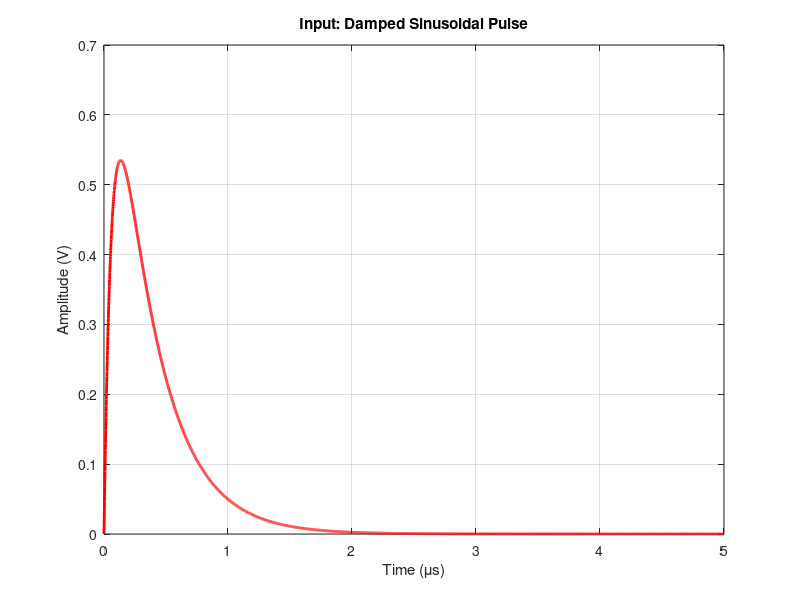
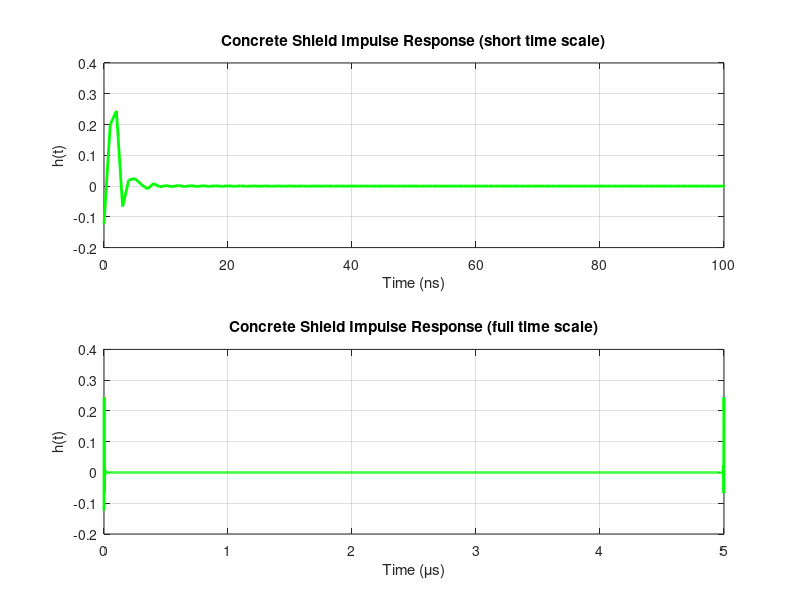
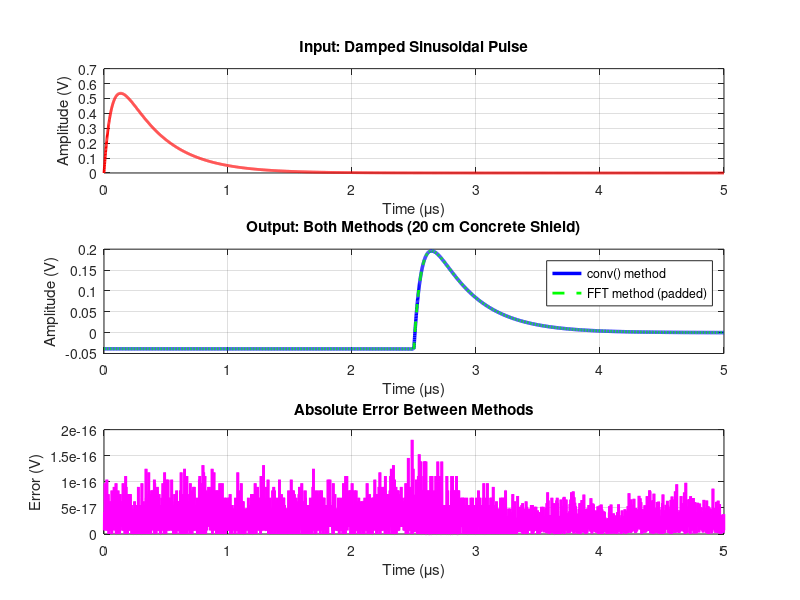

Write MATLAB code to recreate these figures, in order. (Note: this script raises an error after producing the figures.)
%% Damped Sinusoidal Pulse - Concrete Shield Analysis
clear all; close all; clc;

%% Time setup
dt = 1e-9;                  % Time step (1 nanosecond)
t_max = 5e-6;               % Total time (5 microseconds)
t = 0:dt:t_max;             % Time vector
N = length(t);              % Number of points

%% Define Double-Exponential Pulse (Lightning-Type)
alpha1 = 1.5e7;             % Fast decay rate (1/s)
alpha2 = 3e6;               % Slow decay rate (1/s)
V0 = 1;                     % Peak amplitude (1 V)

% Generate pulse
v_in = V0 * (exp(-alpha2*t) - exp(-alpha1*t)) .* (t>=0);

%% Plot input signal
figure;
plot(t*1e6, v_in, 'r-', 'LineWidth', 2);
grid on;
xlabel('Time (\mus)');
ylabel('Amplitude (V)');
title('Input: Damped Sinusoidal Pulse');
xlim([0 5]);
fprintf('Input peak: %.6f V\n\n', max(abs(v_in)));

%% Physical constants
mu_0 = 4*pi*1e-7;           % Permeability of free space (H/m)
eps_0 = 8.854e-12;          % Permittivity of free space (F/m)
Z_0 = sqrt(mu_0/eps_0);     % Impedance of free space (~377 Ohms)


%% Concrete shield properties
sigma_concrete = 0.01;      % Conductivity (S/m)
mu_r = 1;                   % Relative permeability
eps_r = 6;                  % Relative permittivity (typical for concrete)
thickness = 0.2;            % Shield thickness (200 mm)

fprintf('=== Shield Material: CONCRETE ===\n');
fprintf('Conductivity: %.3f S/m (vs Concrete: 5.96e7 S/m)\n', sigma_concrete);
fprintf('Relative permittivity: %.1f (vs Copper: 1)\n', eps_r);
fprintf('Thickness: %.0f mm (vs typical metal shield: 1 mm)\n\n', thickness*1000);

%% Create frequency vector
df = 1/t_max;               % Frequency resolution
f = (0:N-1)*df;             % Frequency vector

%% Shield transfer function H(f) 

% Create frequency vector with negative frequencies properly identified
f_sym = f;
f_sym(f_sym > 1/(2*dt)) = f_sym(f_sym > 1/(2*dt)) - 1/dt;

% Angular frequency using abs(f_sym) for symmetric transfer function
omega = 2*pi*abs(f_sym);
omega(omega < 2*pi*1e-6) = 2*pi*1e-6;  % Avoid division by zero at DC

% Material properties (CONCRETE)
mu = mu_r * mu_0;              % Absolute permeability (H/m)
eps = eps_r * eps_0;           % Absolute permittivity (F/m) - HIGHER than copper

% Complex propagation constant
% For concrete: displacement current (jωε) matters more than conduction (σ)!
gamma = sqrt(1j*omega*mu.*(sigma_concrete + 1j*omega*eps));

% Intrinsic impedance of concrete
Z_s = sqrt(1j*omega*mu./(sigma_concrete + 1j*omega*eps));

% Schelkunoff's shielding theory components
rho_01 = (Z_s - Z_0)./(Z_s + Z_0);  % Reflection coefficient
tau_01 = 2*Z_s./(Z_s + Z_0);        % Air to concrete
tau_10 = 2*Z_0./(Z_s + Z_0);        % Concrete to air
A = exp(-gamma*thickness);          % Attenuation through 20 cm concrete

% Complete transfer function
H = (tau_01 .* tau_10 .* A) ./ (1 - rho_01.^2 .* A.^2);

% Diagnostic output
fprintf('=== Physical Parameters ===\n');
fprintf('Z_0 (free space) = %.2f Ohms\n', Z_0);
fprintf('Z_s (concrete, 1 MHz) = %.2f Ohms\n', abs(Z_s(100)));
fprintf('Max |H| = %.6e (at low frequencies)\n', max(abs(H)));
fprintf('Min |H| = %.6e (at high frequencies)\n', min(abs(H)));
fprintf('\nNote: Concrete Z_s >> Copper Z_s (concrete is poor conductor)\n\n');

%% Calculate impulse response (time domain)
h_impulse = real(ifft(H));
h_impulse = h_impulse - mean(h_impulse);    % Remove DC offset

% Check impulse response location
[peak_value, peak_idx] = max(abs(h_impulse));
fprintf('Impulse response peak at index: %d (time = %.3e s)\n', peak_idx, t(peak_idx));
fprintf('Peak value: %.6e\n\n', peak_value);

% Plot impulse response
figure;
subplot(2,1,1);
plot(t*1e9, h_impulse, 'g-', 'LineWidth', 2);
grid on;
xlabel('Time (ns)');
ylabel('h(t)');
title('Concrete Shield Impulse Response (short time scale)');
xlim([0 100]);

subplot(2,1,2);
plot(t*1e6, h_impulse, 'g-', 'LineWidth', 2);
grid on;
xlabel('Time (\mus)');
ylabel('h(t)');
title('Concrete Shield Impulse Response (full time scale)');
xlim([0 5]);

%% Time domain calculation - LINEAR CONVOLUTION

% Method 1: Direct convolution
v_out_conv = conv(v_in, h_impulse, 'same');
v_out_conv = v_out_conv - mean(v_out_conv);

% Method 2: FFT-based LINEAR convolution (with zero-padding)
N_fft = length(v_in) + length(h_impulse) - 1;
V_in_freq_padded = fft(v_in, N_fft);
H_padded = fft(h_impulse, N_fft);
V_out_freq = V_in_freq_padded .* H_padded;
v_out_fft_full = real(ifft(V_out_freq));

% Extract 'same' portion
center_start = floor(length(h_impulse)/2);
v_out_fft = v_out_fft_full(center_start + (1:length(v_in)));
v_out_fft = v_out_fft - mean(v_out_fft);

% Verify both methods match
fprintf('=== Convolution Comparison ===\n');
fprintf('Max error between methods: %.6e\n\n', max(abs(v_out_conv - v_out_fft)));

% Output statistics
fprintf('=== Shielding Performance ===\n');
fprintf('Input peak: %.6f V\n', max(abs(v_in)));
fprintf('Output peak: %.6e V\n', max(abs(v_out_conv)));
fprintf('Attenuation factor: %.2e\n', max(abs(v_in))/max(abs(v_out_conv)));
fprintf('Attenuation (dB): %.1f dB\n\n', 20*log10(max(abs(v_in))/max(abs(v_out_conv))));

%% Plot comparison
figure('Position', [100 100 1200 800]);

subplot(3,1,1);
plot(t*1e6, v_in, 'r-', 'LineWidth', 2);
grid on;
xlabel('Time (\mus)');
ylabel('Amplitude (V)');
title('Input: Damped Sinusoidal Pulse');
xlim([0 5]);

subplot(3,1,2);
plot(t*1e6, v_out_conv, 'b-', 'LineWidth', 2.5, 'DisplayName', 'conv() method');
hold on;
plot(t*1e6, v_out_fft, 'g--', 'LineWidth', 2, 'DisplayName', 'FFT method (padded)');
grid on;
xlabel('Time (\mus)');
ylabel('Amplitude (V)');
title('Output: Both Methods (20 cm Concrete Shield)');
legend('Location', 'best');
xlim([0 5]);

subplot(3,1,3);
plot(t*1e6, abs(v_out_conv - v_out_fft), 'm-', 'LineWidth', 2);
grid on;
xlabel('Time (\mus)');
ylabel('Error (V)');
title('Absolute Error Between Methods');
xlim([0 5]);

sgtitle('Concrete Shield: Time-Domain Convolution Validation', 'FontSize', 14, 'FontWeight', 'bold');

%% Plot Transfer Function
figure('Position', [100 100 1000 600]);
subplot(2,1,1);

% Plot only positive frequencies
idx_plot = 2:floor(N/2);
f_plot = f(idx_plot);
H_plot = abs(H(idx_plot));

semilogx(f_plot/1e6, H_plot, 'b-', 'LineWidth', 2);
grid on;
xlabel('Frequency (MHz)');
ylabel('|H(f)|');
title('Concrete Shield: Transfer Function Magnitude');
xlim([0.01 1000]);

subplot(2,1,2);
SE_dB = -20*log10(H_plot);
semilogx(f_plot/1e6, SE_dB, 'r-', 'LineWidth', 2);
grid on;
xlabel('Frequency (MHz)');
ylabel('Shielding Effectiveness (dB)');
title('Concrete Shield: Shielding Effectiveness (20 cm thickness)');
xlim([0.01 1000]);
ylim([0 100]);

sgtitle('Concrete Shield Performance', 'FontSize', 14, 'FontWeight', 'bold');

%% Boundary check
fprintf('=== Boundary Check ===\n');
fprintf('Input at t=0: %.6e V\n', v_in(1));
fprintf('Input at t=end: %.6e V\n', v_in(end));
fprintf('Impulse at t=0: %.6e\n', h_impulse(1));
fprintf('Impulse at t=end: %.6e\n', h_impulse(end));

fprintf('\n=== VALIDATION COMPLETE ===\n');
fprintf('Concrete shield analysis complete!\n');
fprintf('Note: Concrete provides MUCH LESS shielding than copper.\n');
